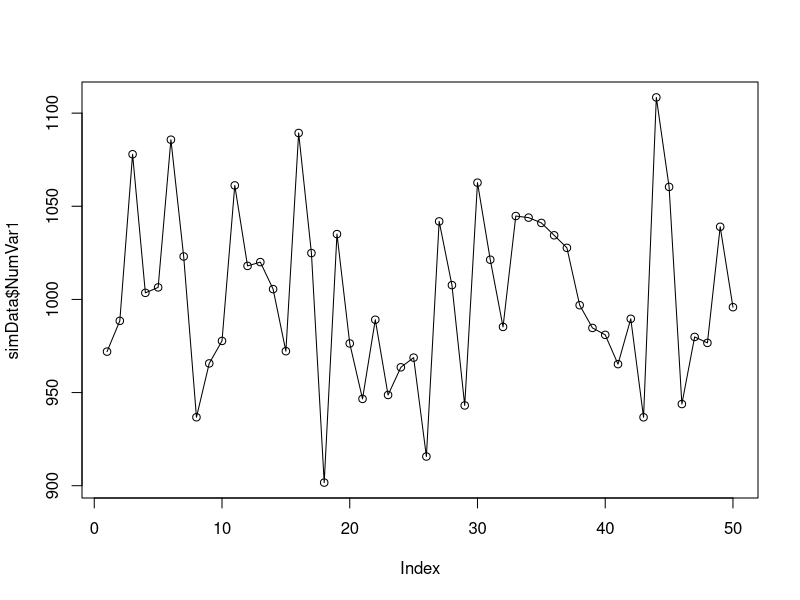
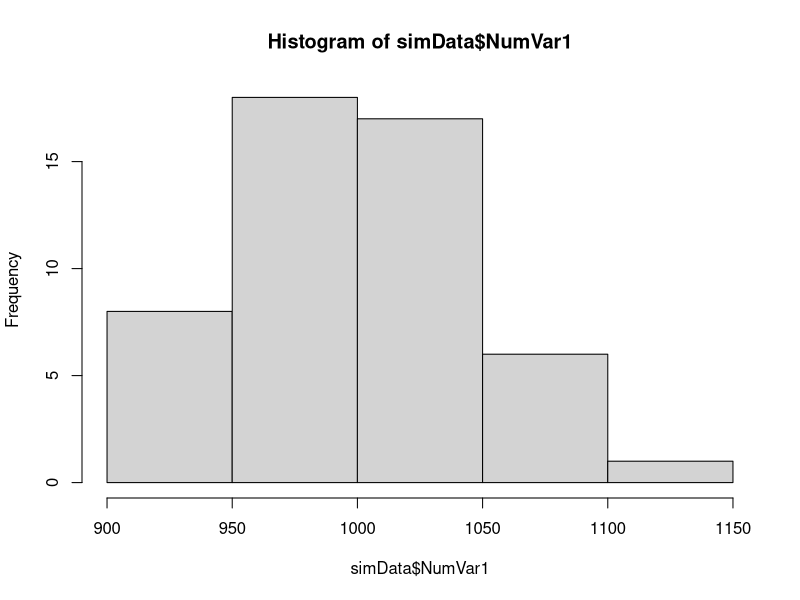
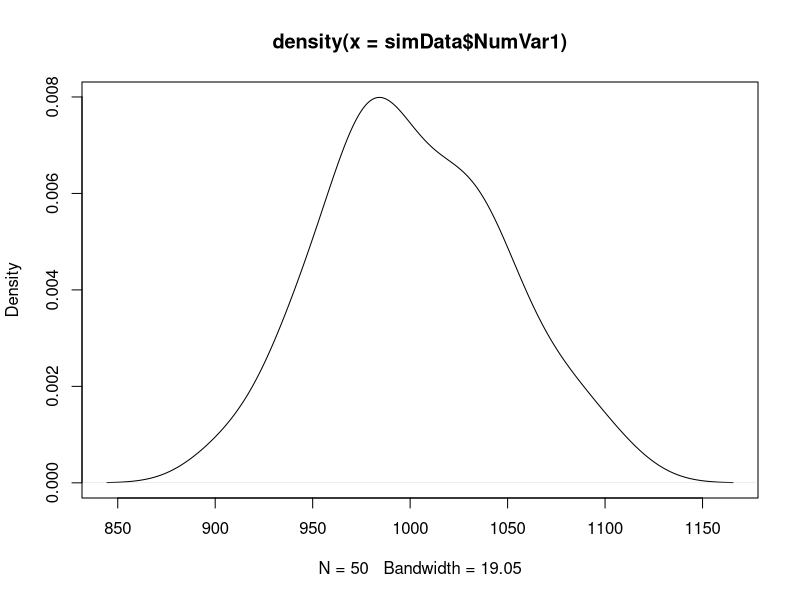
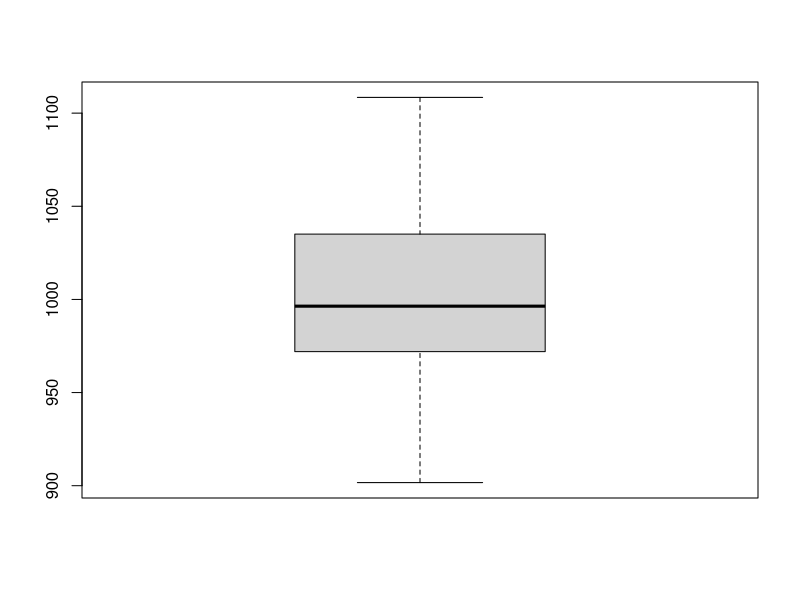
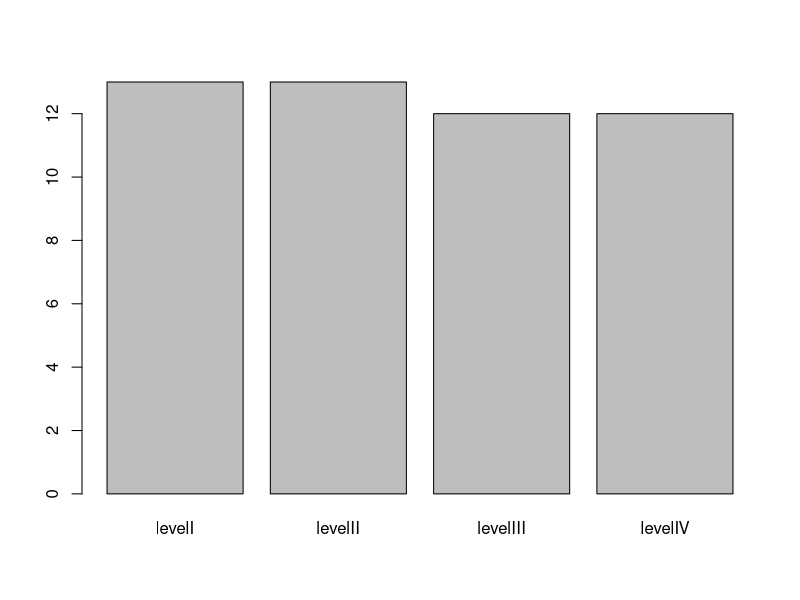
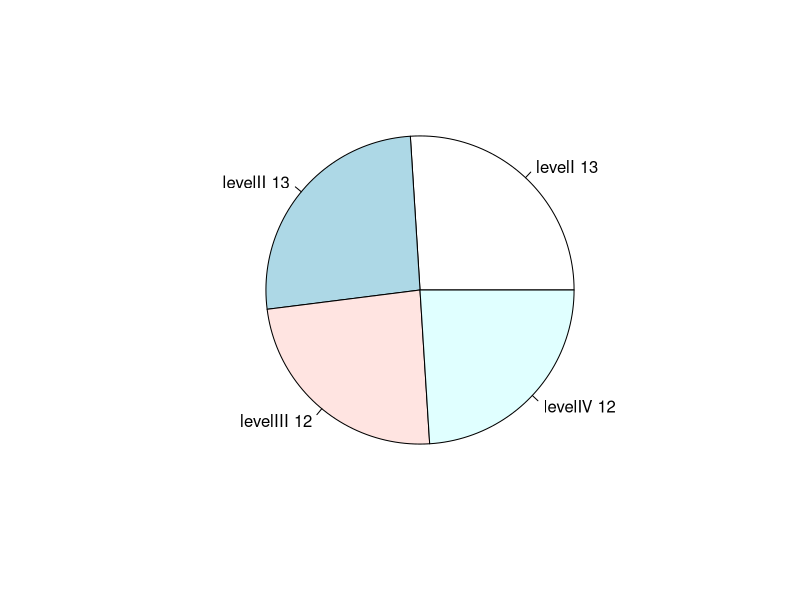
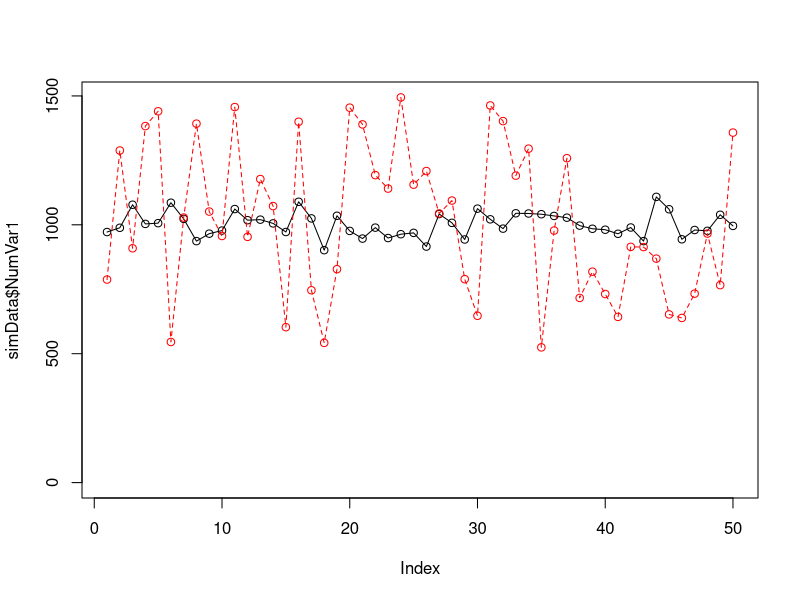
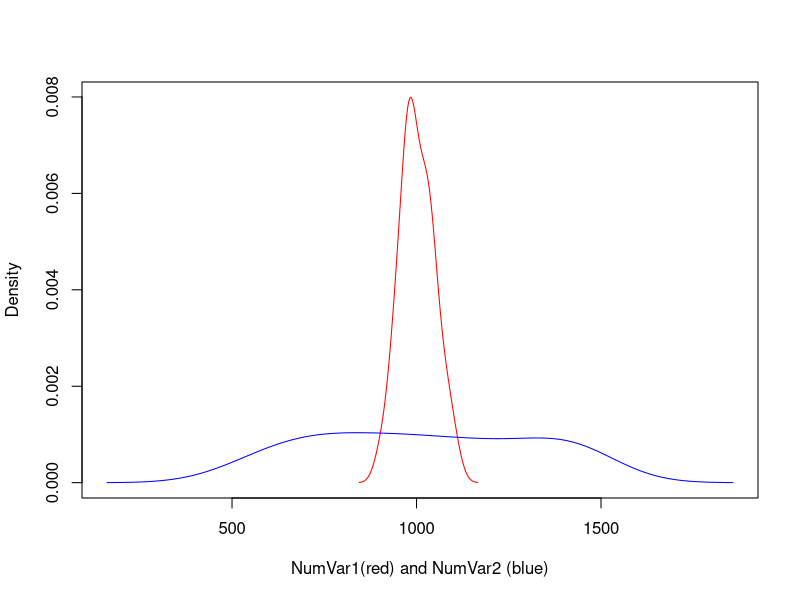

Write R code to recreate these figures, in order.
## ---- chunk 1

## Simulate some data

## 3 Factor Variables
FacVar1=as.factor(rep(c("level1","level2"),25))
FacVar2=as.factor(rep(c("levelA","levelB","levelC"),17)[-51])
FacVar3=as.factor(rep(c("levelI","levelII","levelIII","levelIV"),13)[-c(51:52)])

## 4 Numeric Vars
set.seed(123)
NumVar1=round(rnorm(n=50,mean=1000,sd=50),digits=2) ## Normal distribution
set.seed(123)
NumVar2=round(runif(n=50,min=500,max=1500),digits=2) ## Uniform distribution
set.seed(123)
NumVar3=round(rexp(n=50,rate=.001)) ## Exponential distribution
NumVar4=2001:2050

simData=data.frame(FacVar1,FacVar2,FacVar3,NumVar1,NumVar2,NumVar3,NumVar4)

## ---- chunk 2
plot(simData$NumVar1,type="o") ## Index plot
## ---- chunk 3
hist(simData$NumVar1) ## histogram
## ---- chunk 4
plot(density(simData$NumVar1)) ## Kernel density plot
## ---- chunk 5
boxplot(simData$NumVar1) ## box plot
## ---- chunk 6
plot(simData$FacVar3) ## bar plot
## ---- chunk 7
## pie chart - Not the best graph --- use with caution
counts=table(simData$FacVar3) ## get counts
labs=paste(simData$FacVar3,counts)## create labels
pie(counts,labels=labs) ## plot
## ---- chunk 8
plot(simData$NumVar1,type="o",ylim=c(0,max(simData$NumVar1,simData$NumVar2)))## index plot with one variable
lines(simData$NumVar2,type="o",lty=2,col="red")## add another variable
## ---- chunk 9
## Let's draw density plots : https://stat.ethz.ch/pipermail/r-help/2006-August/111865.html
dv1=density(simData$NumVar1) 
dv2=density(simData$NumVar2)
plot(range(dv1$x, dv2$x),range(dv1$y, dv2$y), type = "n", xlab = "NumVar1(red) and NumVar2 (blue)",
     ylab = "Density")
lines(dv1, col = "red")
lines(dv2, col = "blue")
## ---- chunk 10
## scatterplots
plot(simData$NumVar1,simData$NumVar2)
## ---- chunk 11
## Mosaic plot
plot(table(simData$FacVar2,simData$FacVar3))
## ---- chunk 12
## barplots
bartable=table(simData$FacVar2,simData$FacVar3) ## get the cross tab
barplot(bartable,beside=TRUE, legend=levels(unique(simData$FacVar2))) ## plot
## ---- chunk 13
barplot(bartable, legend=levels(unique(simData$FacVar2))) ## stacked
## ---- chunk 14
barplot(prop.table(bartable,2)*100, legend=levels(unique(simData$FacVar2))) ## stacked 100%
## ---- chunk 15
## Box plots for the numeric var over the levels of the factor var
plot(simData$FacVar1,simData$NumVar1)
## ---- chunk 16
# density plot of numeric var across multiple levels of the factor var
level1=simData[simData$FacVar1=="level1",] 
level2=simData[simData$FacVar1=="level2",]

dv3=density(level1$NumVar1)
dv4=density(level2$NumVar1)

plot(range(dv3$x, dv4$x),range(dv3$y, dv4$y), type = "n", xlab = "NumVar1 at Level1 (red) and NumVar1 at Level2 (blue)",ylab = "Density")
lines(dv3, col = "red")
lines(dv4, col = "blue")
## ---- chunk 17
## Mean of one numeric var over levels of one factor var
meanagg=aggregate(simData$NumVar1, list(simData$FacVar3), mean)

dotchart(meanagg$x,labels=meanagg$Group.1) ## Dot Chart
## ---- chunk 18
barplot(meanagg$x,names.arg=meanagg$Group.1)## Bar plot
## ---- chunk 19
## Question: Is a bar plot even appropriate when displaying a mean--- a point?
## ---- chunk 20
par(mfrow=c(1,2))

bar1table=table(level1$FacVar2,level1$FacVar3)
barplot(bar1table,beside=TRUE, main="FacVar1=level1")

bar2table=table(level2$FacVar2,level2$FacVar3)
barplot(bar2table,beside=TRUE, main="FacVar1=level2", legend=levels(unique(level2$FacVar2)))
## ---- chunk 21
par(mfrow=c(1,1))
## boxplot of NumVar1 over an interaction of 6 levels of the combination of FacVar1 and FacVar2
boxplot(NumVar1~interaction(FacVar1,FacVar2),data=simData)
## ---- chunk 22
## Mean of 1 Numeric over levels of two factor vars
meanaggg=aggregate(simData$NumVar1, list(simData$FacVar1,simData$FacVar2), mean)
meanaggg=meanaggg[order(meanaggg$Group.1),]
meanaggg$color[meanaggg$Group.2=="levelA"] = "red"
meanaggg$color[meanaggg$Group.2=="levelB"] = "blue"
meanaggg$color[meanaggg$Group.2=="levelC"] = "darkgreen"  

dotchart(meanaggg$x,labels=meanaggg$Group.2, groups=meanaggg$Group.1,color=meanaggg$color) ## dotchart
## ---- chunk 23
interaction.plot(meanaggg$Group.2,meanaggg$Group.1,meanaggg$x,type="b", col=c(1:2),pch=c(18,24)) ## interaction plot - line plots of means
## ---- chunk 24
## some a bar plot
par(mfrow=c(1,2))

level1=meanaggg[meanaggg$Group.1=="level1",]
level2=meanaggg[meanaggg$Group.1=="level2",]

barplot(level1$x,names.arg=level1$Group.2, main="FacVar1=level1")
barplot(level2$x,names.arg=level2$Group.2, main="FacVar1=level2")
## ---- chunk 25
## Scatter plot with color identifying the factor variable
par(mfrow=c(1,1))
plot(simData$NumVar1,simData$NumVar2, col=simData$FacVar1)
legend("topright",levels(simData$FacVar1),fill=simData$FacVar1)
## ---- chunk 26
## NumVar4 is 2001 through 2050... possibly, a time variable - use that as the x-axis
plot(simData$NumVar4,simData$NumVar1,type="o",ylim=c(0,max(simData$NumVar1,simData$NumVar2)))## join dots with lines

lines(simData$NumVar4,simData$NumVar2,type="o",lty=2,col="red")## add another line
## ---- chunk 27
## Bubble plot - scatter plot of NumVar1 and NumVar2 with individual observations sized by NumVar3
# http://flowingdata.com/2010/11/23/how-to-make-bubble-charts/
radius <- sqrt( simData$NumVar3/ pi )
symbols(simData$NumVar1,simData$NumVar2,circles=radius, inches=.25,fg="white", bg="red", main="Sized by NumVar3")
## ---- chunk 28
pairs(simData[,4:7], col=simData$FacVar1)
